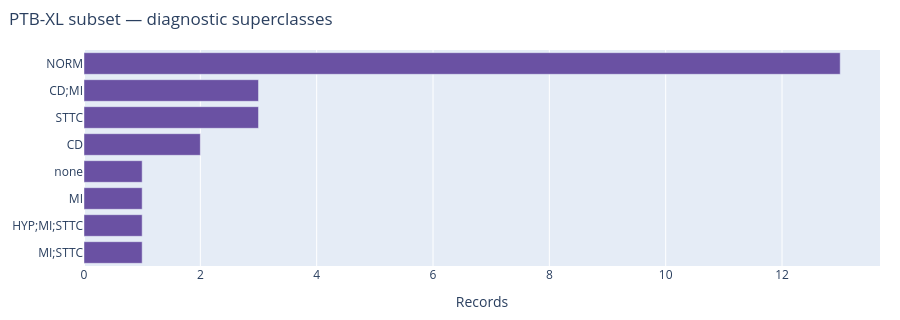
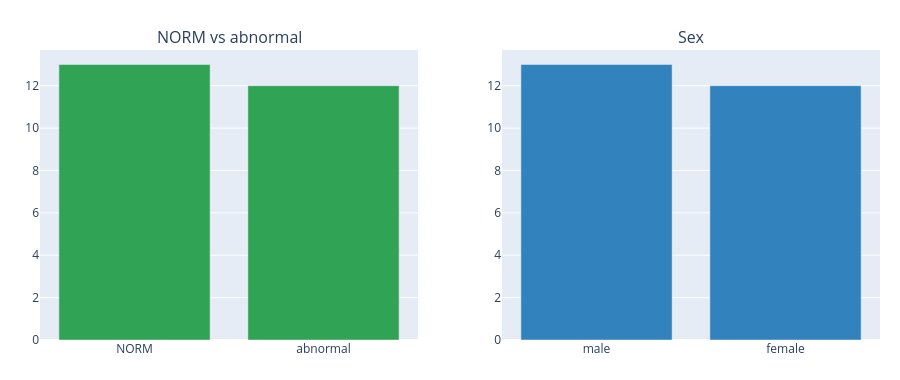

Write notebook code for charts like these, in order.
### Markdown cell above
## 3. Visualize

### Code cell
index = C.load_index(PROC_DIR)
C.plot_category_counts(
    index["superclasses"].fillna("none").value_counts(),
    title="PTB-XL subset — diagnostic superclasses",
    color="#6a51a3",
)
is_norm = index["is_norm"].astype(str).str.lower().isin(["true", "1"])
_ = C.plot_count_panels(
    [
        (is_norm.map({True: "NORM", False: "abnormal"}).value_counts(), "NORM vs abnormal", "#31a354"),
        (index["sex"].fillna("unknown").value_counts(), "Sex", "#3182bd"),
    ]
)

### Figure 1 — Plotly figure (JSON) as saved in the notebook; plotly's stock layout.template omitted (floating-point values rounded to 4 significant figures)
{"data": [{"hovertemplate": "%{y}: %{x}<extra></extra>", "marker": {"color": "#6a51a3"}, "orientation": "h", "type": "bar", "x": [1, 1, 1, 1, 2, 3, 3, 13], "y": ["MI;STTC", "HYP;MI;STTC", "MI", "none", "CD", "STTC", "CD;MI", "NORM"]}], "layout": {"height": 320, "margin": {"b": 40, "l": 20, "r": 20, "t": 50}, "showlegend": false, "title": {"text": "PTB-XL subset — diagnostic superclasses", "x": 0.01, "xanchor": "left"}, "xaxis": {"title": {"text": "Records"}}, "yaxis": {"automargin": true}}}

### Figure 2 — Plotly figure (JSON) as saved in the notebook; plotly's stock layout.template omitted (floating-point values rounded to 4 significant figures)
{"data": [{"hovertemplate": "%{x}: %{y}<extra></extra>", "marker": {"color": "#31a354"}, "showlegend": false, "type": "bar", "x": ["NORM", "abnormal"], "xaxis": "x", "y": [13, 12], "yaxis": "y"}, {"hovertemplate": "%{x}: %{y}<extra></extra>", "marker": {"color": "#3182bd"}, "showlegend": false, "type": "bar", "x": ["male", "female"], "xaxis": "x2", "y": [13, 12], "yaxis": "y2"}], "layout": {"annotations": [{"font": {"size": 16}, "showarrow": false, "text": "NORM vs abnormal", "x": 0.225, "xanchor": "center", "xref": "paper", "y": 1, "yanchor": "bottom", "yref": "paper"}, {"font": {"size": 16}, "showarrow": false, "text": "Sex", "x": 0.775, "xanchor": "center", "xref": "paper", "y": 1, "yanchor": "bottom", "yref": "paper"}], "height": 380, "margin": {"b": 40, "l": 40, "r": 20, "t": 50}, "xaxis": {"anchor": "y", "domain": [0, 0.45]}, "xaxis2": {"anchor": "y2", "domain": [0.55, 1]}, "yaxis": {"anchor": "x", "domain": [0, 1]}, "yaxis2": {"anchor": "x2", "domain": [0, 1]}}}
